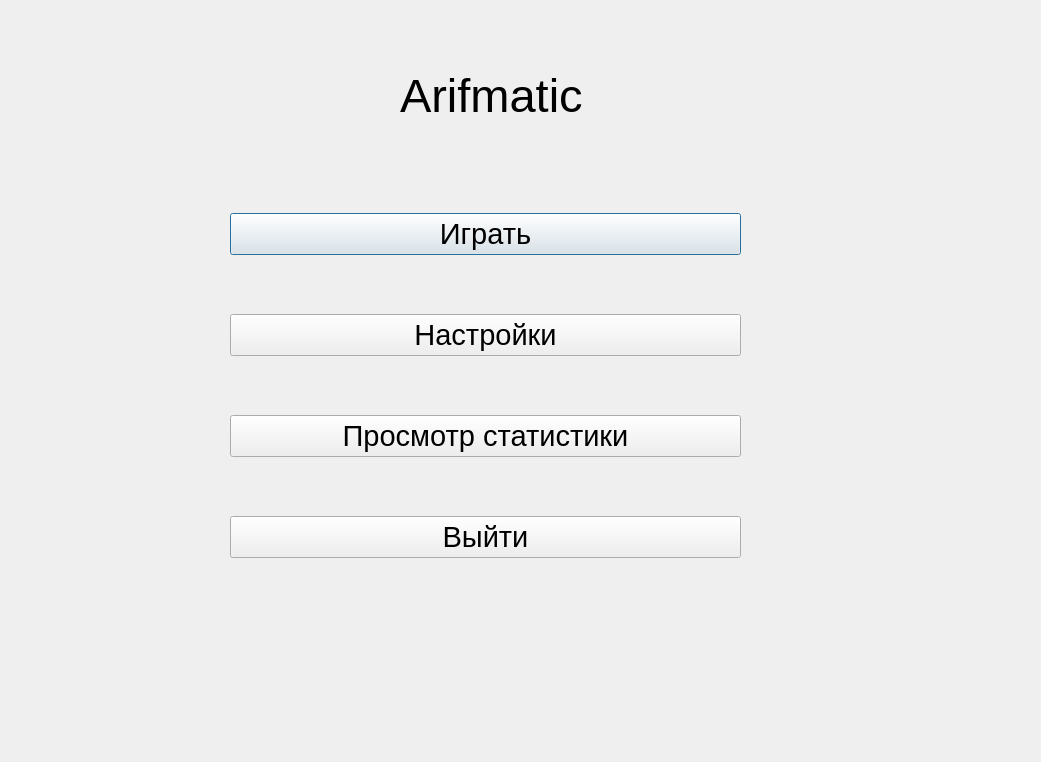
<?xml version="1.0" encoding="UTF-8"?>
<ui version="4.0">
 <class>Dialog</class>
 <widget class="QDialog" name="Dialog">
  <property name="geometry">
   <rect>
    <x>0</x>
    <y>0</y>
    <width>1041</width>
    <height>762</height>
   </rect>
  </property>
  <property name="windowTitle">
   <string>Dialog</string>
  </property>
  <widget class="QWidget" name="verticalLayoutWidget">
   <property name="geometry">
    <rect>
     <x>230</x>
     <y>160</y>
     <width>511</width>
     <height>451</height>
    </rect>
   </property>
   <layout class="QVBoxLayout" name="verticalLayout">
    <property name="sizeConstraint">
     <enum>QLayout::SetDefaultConstraint</enum>
    </property>
    <item>
     <widget class="QPushButton" name="pushButton_2">
      <property name="font">
       <font>
        <family>MS Sans Serif</family>
        <pointsize>22</pointsize>
       </font>
      </property>
      <property name="text">
       <string>Играть</string>
      </property>
     </widget>
    </item>
    <item>
     <widget class="QPushButton" name="pushButton_3">
      <property name="font">
       <font>
        <family>MS Sans Serif</family>
        <pointsize>22</pointsize>
       </font>
      </property>
      <property name="text">
       <string>Настройки</string>
      </property>
     </widget>
    </item>
    <item>
     <widget class="QPushButton" name="pushButton_4">
      <property name="font">
       <font>
        <family>MS Sans Serif</family>
        <pointsize>22</pointsize>
       </font>
      </property>
      <property name="text">
       <string>Просмотр статистики</string>
      </property>
     </widget>
    </item>
    <item>
     <widget class="QPushButton" name="pushButton">
      <property name="font">
       <font>
        <family>MS Sans Serif</family>
        <pointsize>22</pointsize>
       </font>
      </property>
      <property name="text">
       <string>Выйти</string>
      </property>
     </widget>
    </item>
   </layout>
  </widget>
  <widget class="QLabel" name="label">
   <property name="geometry">
    <rect>
     <x>400</x>
     <y>70</y>
     <width>381</width>
     <height>51</height>
    </rect>
   </property>
   <property name="font">
    <font>
     <family>MS Sans Serif</family>
     <pointsize>35</pointsize>
    </font>
   </property>
   <property name="text">
    <string>Arifmatic</string>
   </property>
  </widget>
 </widget>
 <resources/>
 <connections/>
</ui>
